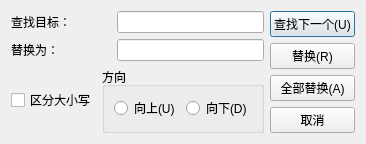
<?xml version="1.0" encoding="UTF-8"?>
<ui version="4.0">
 <class>ReplaceDialog</class>
 <widget class="QDialog" name="ReplaceDialog">
  <property name="geometry">
   <rect>
    <x>0</x>
    <y>0</y>
    <width>363</width>
    <height>132</height>
   </rect>
  </property>
  <property name="maximumSize">
   <size>
    <width>425</width>
    <height>176</height>
   </size>
  </property>
  <property name="windowTitle">
   <string>替换</string>
  </property>
  <layout class="QHBoxLayout" name="horizontalLayout_6">
   <item>
    <layout class="QHBoxLayout" name="horizontalLayout_5">
     <item>
      <layout class="QVBoxLayout" name="verticalLayout_2">
       <item>
        <layout class="QHBoxLayout" name="horizontalLayout">
         <item>
          <widget class="QLabel" name="label">
           <property name="sizePolicy">
            <sizepolicy hsizetype="Fixed" vsizetype="Fixed">
             <horstretch>0</horstretch>
             <verstretch>0</verstretch>
            </sizepolicy>
           </property>
           <property name="minimumSize">
            <size>
             <width>100</width>
             <height>0</height>
            </size>
           </property>
           <property name="maximumSize">
            <size>
             <width>100</width>
             <height>16777215</height>
            </size>
           </property>
           <property name="text">
            <string>查找目标：</string>
           </property>
          </widget>
         </item>
         <item>
          <widget class="QLineEdit" name="searchText"/>
         </item>
        </layout>
       </item>
       <item>
        <layout class="QHBoxLayout" name="horizontalLayout_4">
         <item>
          <widget class="QLabel" name="label_3">
           <property name="sizePolicy">
            <sizepolicy hsizetype="Fixed" vsizetype="Fixed">
             <horstretch>0</horstretch>
             <verstretch>0</verstretch>
            </sizepolicy>
           </property>
           <property name="minimumSize">
            <size>
             <width>100</width>
             <height>0</height>
            </size>
           </property>
           <property name="maximumSize">
            <size>
             <width>100</width>
             <height>16777215</height>
            </size>
           </property>
           <property name="text">
            <string>替换为：</string>
           </property>
          </widget>
         </item>
         <item>
          <widget class="QLineEdit" name="targetText"/>
         </item>
        </layout>
       </item>
       <item>
        <layout class="QHBoxLayout" name="horizontalLayout_3">
         <item>
          <widget class="QCheckBox" name="cbCaseSensetive">
           <property name="text">
            <string>区分大小写</string>
           </property>
          </widget>
         </item>
         <item>
          <widget class="QGroupBox" name="groupBox">
           <property name="title">
            <string>方向</string>
           </property>
           <layout class="QHBoxLayout" name="horizontalLayout_2">
            <item>
             <widget class="QRadioButton" name="rbUp">
              <property name="text">
               <string>向上(U)</string>
              </property>
             </widget>
            </item>
            <item>
             <widget class="QRadioButton" name="rbDown">
              <property name="text">
               <string>向下(D)</string>
              </property>
             </widget>
            </item>
           </layout>
          </widget>
         </item>
        </layout>
       </item>
      </layout>
     </item>
     <item>
      <layout class="QVBoxLayout" name="verticalLayout">
       <item>
        <widget class="QPushButton" name="btCancel">
         <property name="text">
          <string>查找下一个(U)</string>
         </property>
        </widget>
       </item>
       <item>
        <widget class="QPushButton" name="pushButton">
         <property name="text">
          <string>替换(R)</string>
         </property>
        </widget>
       </item>
       <item>
        <widget class="QPushButton" name="pushButton_2">
         <property name="text">
          <string>全部替换(A)</string>
         </property>
        </widget>
       </item>
       <item>
        <widget class="QPushButton" name="btFindNext">
         <property name="text">
          <string>取消</string>
         </property>
        </widget>
       </item>
      </layout>
     </item>
    </layout>
   </item>
  </layout>
 </widget>
 <resources/>
 <connections/>
</ui>
